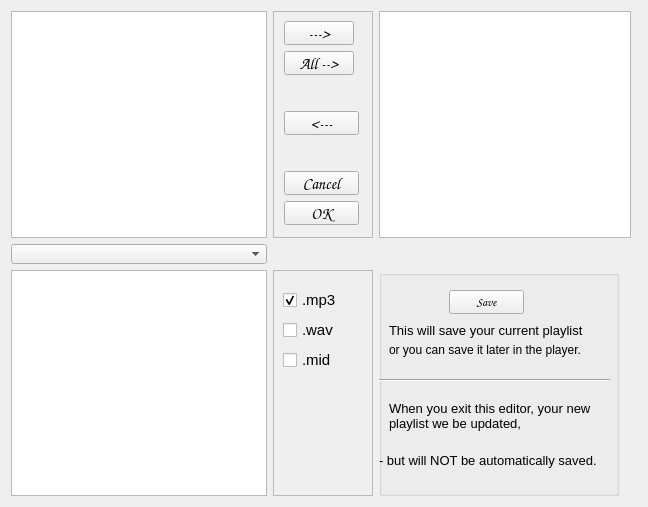
<?xml version="1.0" encoding="UTF-8"?>
<ui version="4.0">
 <class>EditForm</class>
 <widget class="QWidget" name="EditForm">
  <property name="geometry">
   <rect>
    <x>0</x>
    <y>0</y>
    <width>648</width>
    <height>507</height>
   </rect>
  </property>
  <property name="sizePolicy">
   <sizepolicy hsizetype="Fixed" vsizetype="Preferred">
    <horstretch>0</horstretch>
    <verstretch>0</verstretch>
   </sizepolicy>
  </property>
  <property name="font">
   <font>
    <family>Arial</family>
   </font>
  </property>
  <property name="windowTitle">
   <string>Playlist Editor</string>
  </property>
  <layout class="QGridLayout" name="gridLayout">
   <item row="2" column="0">
    <widget class="QComboBox" name="comboBox">
     <property name="sizePolicy">
      <sizepolicy hsizetype="Preferred" vsizetype="Fixed">
       <horstretch>0</horstretch>
       <verstretch>0</verstretch>
      </sizepolicy>
     </property>
     <property name="maximumSize">
      <size>
       <width>256</width>
       <height>20</height>
      </size>
     </property>
    </widget>
   </item>
   <item row="5" column="0">
    <widget class="QTreeView" name="treeView">
     <property name="sizePolicy">
      <sizepolicy hsizetype="Fixed" vsizetype="Expanding">
       <horstretch>0</horstretch>
       <verstretch>0</verstretch>
      </sizepolicy>
     </property>
    </widget>
   </item>
   <item row="5" column="1">
    <widget class="QFrame" name="frame_3">
     <property name="frameShape">
      <enum>QFrame::StyledPanel</enum>
     </property>
     <property name="frameShadow">
      <enum>QFrame::Raised</enum>
     </property>
     <widget class="QCheckBox" name="cb_mp3">
      <property name="geometry">
       <rect>
        <x>10</x>
        <y>20</y>
        <width>76</width>
        <height>20</height>
       </rect>
      </property>
      <property name="font">
       <font>
        <family>Ubuntu</family>
        <pointsize>11</pointsize>
       </font>
      </property>
      <property name="text">
       <string>.mp3</string>
      </property>
      <property name="checked">
       <bool>true</bool>
      </property>
     </widget>
     <widget class="QCheckBox" name="cb_wave">
      <property name="geometry">
       <rect>
        <x>10</x>
        <y>50</y>
        <width>76</width>
        <height>20</height>
       </rect>
      </property>
      <property name="font">
       <font>
        <family>Ubuntu</family>
        <pointsize>11</pointsize>
       </font>
      </property>
      <property name="text">
       <string>.wav</string>
      </property>
     </widget>
     <widget class="QCheckBox" name="cb_midi">
      <property name="geometry">
       <rect>
        <x>10</x>
        <y>80</y>
        <width>76</width>
        <height>20</height>
       </rect>
      </property>
      <property name="font">
       <font>
        <family>Ubuntu</family>
        <pointsize>11</pointsize>
       </font>
      </property>
      <property name="text">
       <string>.mid</string>
      </property>
     </widget>
    </widget>
   </item>
   <item row="0" column="0">
    <widget class="QListView" name="listView">
     <property name="sizePolicy">
      <sizepolicy hsizetype="Fixed" vsizetype="Expanding">
       <horstretch>0</horstretch>
       <verstretch>0</verstretch>
      </sizepolicy>
     </property>
     <property name="selectionMode">
      <enum>QAbstractItemView::ExtendedSelection</enum>
     </property>
    </widget>
   </item>
   <item row="0" column="1">
    <widget class="QFrame" name="frame">
     <property name="minimumSize">
      <size>
       <width>100</width>
       <height>0</height>
      </size>
     </property>
     <property name="baseSize">
      <size>
       <width>100</width>
       <height>0</height>
      </size>
     </property>
     <property name="frameShape">
      <enum>QFrame::StyledPanel</enum>
     </property>
     <property name="frameShadow">
      <enum>QFrame::Raised</enum>
     </property>
     <widget class="QPushButton" name="bt_right">
      <property name="geometry">
       <rect>
        <x>11</x>
        <y>10</y>
        <width>70</width>
        <height>24</height>
       </rect>
      </property>
      <property name="font">
       <font>
        <family>Comic Sans MS</family>
        <pointsize>12</pointsize>
        <bold>false</bold>
       </font>
      </property>
      <property name="text">
       <string>---&gt;</string>
      </property>
     </widget>
     <widget class="QPushButton" name="bt_rightAll">
      <property name="geometry">
       <rect>
        <x>11</x>
        <y>40</y>
        <width>70</width>
        <height>24</height>
       </rect>
      </property>
      <property name="font">
       <font>
        <family>Comic Sans MS</family>
        <pointsize>12</pointsize>
        <bold>true</bold>
       </font>
      </property>
      <property name="text">
       <string>All --&gt;</string>
      </property>
     </widget>
     <widget class="QPushButton" name="bt_left">
      <property name="geometry">
       <rect>
        <x>11</x>
        <y>100</y>
        <width>75</width>
        <height>24</height>
       </rect>
      </property>
      <property name="font">
       <font>
        <family>Comic Sans MS</family>
        <pointsize>12</pointsize>
        <bold>true</bold>
       </font>
      </property>
      <property name="text">
       <string>&lt;---</string>
      </property>
     </widget>
     <widget class="QPushButton" name="bt_cancel">
      <property name="geometry">
       <rect>
        <x>11</x>
        <y>160</y>
        <width>75</width>
        <height>24</height>
       </rect>
      </property>
      <property name="font">
       <font>
        <family>Comic Sans MS</family>
        <pointsize>12</pointsize>
        <bold>true</bold>
       </font>
      </property>
      <property name="text">
       <string>Cancel</string>
      </property>
     </widget>
     <widget class="QPushButton" name="bt_ok">
      <property name="geometry">
       <rect>
        <x>11</x>
        <y>190</y>
        <width>75</width>
        <height>24</height>
       </rect>
      </property>
      <property name="font">
       <font>
        <family>Comic Sans MS</family>
        <pointsize>12</pointsize>
        <bold>true</bold>
       </font>
      </property>
      <property name="text">
       <string>OK</string>
      </property>
     </widget>
    </widget>
   </item>
   <item row="5" column="2" colspan="2">
    <widget class="QGroupBox" name="groupBox">
     <property name="sizePolicy">
      <sizepolicy hsizetype="Fixed" vsizetype="Expanding">
       <horstretch>0</horstretch>
       <verstretch>0</verstretch>
      </sizepolicy>
     </property>
     <property name="minimumSize">
      <size>
       <width>240</width>
       <height>0</height>
      </size>
     </property>
     <property name="baseSize">
      <size>
       <width>100</width>
       <height>0</height>
      </size>
     </property>
     <property name="title">
      <string/>
     </property>
     <widget class="QPushButton" name="bt_save">
      <property name="geometry">
       <rect>
        <x>70</x>
        <y>20</y>
        <width>75</width>
        <height>24</height>
       </rect>
      </property>
      <property name="font">
       <font>
        <family>Comic Sans MS</family>
        <bold>true</bold>
       </font>
      </property>
      <property name="text">
       <string>Save</string>
      </property>
     </widget>
     <widget class="QLabel" name="label_3">
      <property name="geometry">
       <rect>
        <x>10</x>
        <y>50</y>
        <width>231</width>
        <height>20</height>
       </rect>
      </property>
      <property name="font">
       <font>
        <family>Ubuntu</family>
        <pointsize>10</pointsize>
       </font>
      </property>
      <property name="text">
       <string>This will save your current playlist</string>
      </property>
     </widget>
     <widget class="QLabel" name="label_4">
      <property name="geometry">
       <rect>
        <x>10</x>
        <y>70</y>
        <width>231</width>
        <height>20</height>
       </rect>
      </property>
      <property name="font">
       <font>
        <family>Ubuntu</family>
        <pointsize>9</pointsize>
       </font>
      </property>
      <property name="text">
       <string>or you can save it later in the player.</string>
      </property>
     </widget>
     <widget class="Line" name="line">
      <property name="geometry">
       <rect>
        <x>0</x>
        <y>100</y>
        <width>231</width>
        <height>20</height>
       </rect>
      </property>
      <property name="sizePolicy">
       <sizepolicy hsizetype="Fixed" vsizetype="Fixed">
        <horstretch>0</horstretch>
        <verstretch>0</verstretch>
       </sizepolicy>
      </property>
      <property name="orientation">
       <enum>Qt::Horizontal</enum>
      </property>
     </widget>
     <widget class="QLabel" name="label_5">
      <property name="geometry">
       <rect>
        <x>10</x>
        <y>120</y>
        <width>231</width>
        <height>51</height>
       </rect>
      </property>
      <property name="font">
       <font>
        <family>Ubuntu</family>
        <pointsize>10</pointsize>
       </font>
      </property>
      <property name="text">
       <string>When you exit this editor, your new playlist we be updated,</string>
      </property>
      <property name="wordWrap">
       <bool>true</bool>
      </property>
     </widget>
     <widget class="QLabel" name="label_6">
      <property name="geometry">
       <rect>
        <x>0</x>
        <y>170</y>
        <width>231</width>
        <height>41</height>
       </rect>
      </property>
      <property name="font">
       <font>
        <family>Ubuntu</family>
        <pointsize>10</pointsize>
       </font>
      </property>
      <property name="text">
       <string>- but will NOT be automatically saved.</string>
      </property>
      <property name="wordWrap">
       <bool>true</bool>
      </property>
     </widget>
    </widget>
   </item>
   <item row="0" column="2">
    <widget class="QListWidget" name="listWidget">
     <property name="selectionMode">
      <enum>QAbstractItemView::ExtendedSelection</enum>
     </property>
    </widget>
   </item>
  </layout>
 </widget>
 <resources/>
 <connections/>
</ui>
